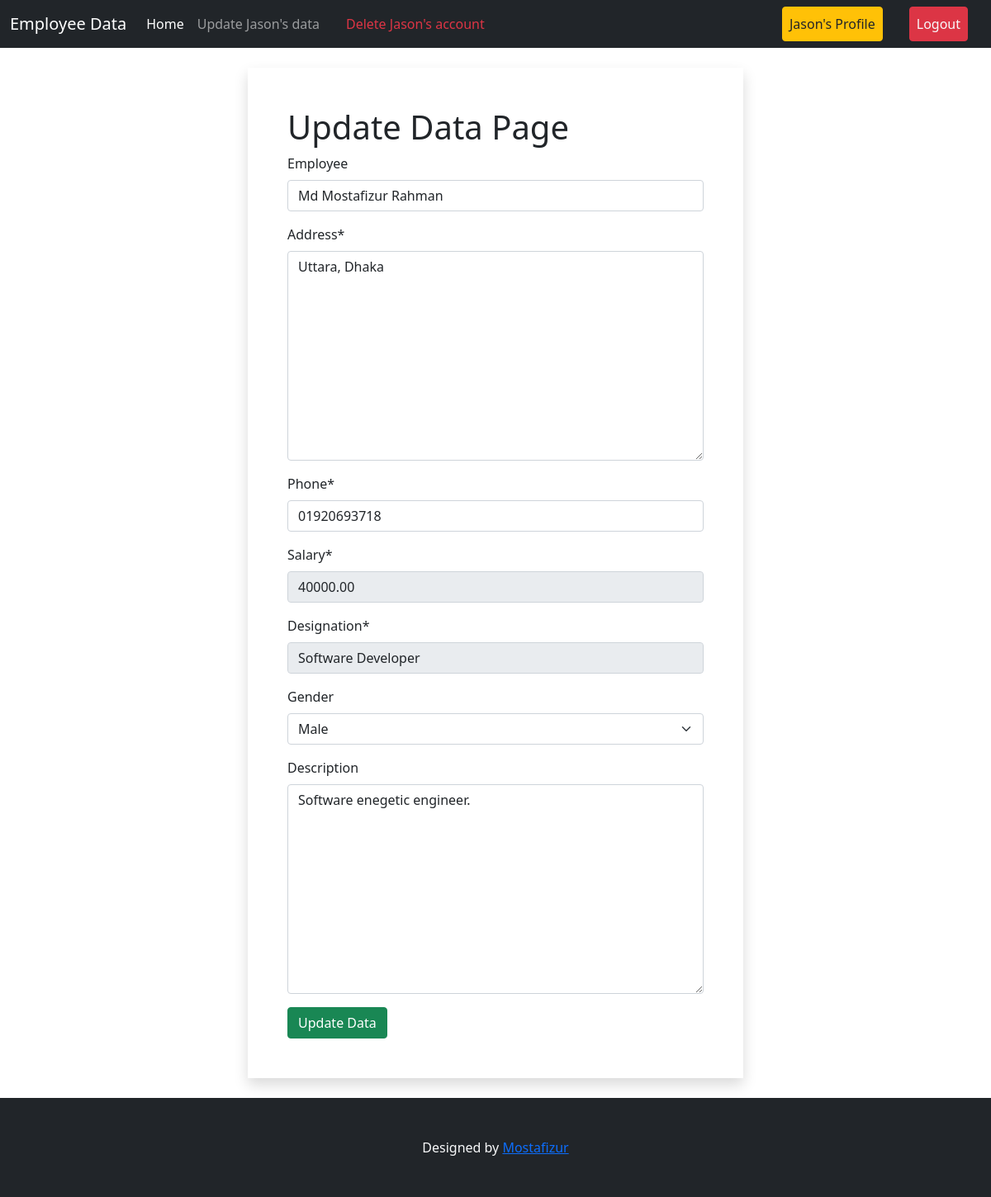
Screenshot of /update/13/ (signed in) with the database file from the repository.
### main_data/models.py (models this page shows)
class E_data(models.Model):
  DESIGNATION_CHOICES = [
      ('Manager', 'Manager'),
      ('Accountant', 'Accountant'),
      ('HR', 'HR'),
      ('Software Developer', 'Software Developer'),
      ('Intern', 'Intern'),
  ]
  GENDER_CHOICES = [
      ('Male', 'Male'),
      ('Female', 'Female'),
  ]
  name = models.OneToOneField(User, on_delete=models.CASCADE)
  employee = models.CharField(max_length=40, blank=True, null=True)
  address = models.TextField()
  phone = models.CharField(max_length=14)
  salary = models.DecimalField(max_digits=10, decimal_places=2)
  designation = models.CharField(max_length=20, choices=DESIGNATION_CHOICES)
  gender = models.CharField(max_length=20, blank=True, choices=GENDER_CHOICES)
  created_on = models.DateTimeField(blank=True, null=True, auto_now_add=True)
  description = models.TextField(blank=True, null=True)
  def __str__(self):
    return self.name.username

### main_data/views.py (the view, shortened to what this page needs)
# urls.py: path("update/<int:pk>/", views.update_data_form, name="update_data_form"),
@login_required
def update_data_form(request, pk):
    try:
        data = E_data.objects.get(pk=pk)
        data_form = DataUpdateForm(instance=data)
        context = {
            "form": data_form,
            "type": "Update"
        }
        return render(request, "add_data.html", context=context)
    except E_data.DoesNotExist:
        return HttpResponse("Employee Data does not exist")

### main_data/forms.py
class DataUpdateForm(forms.ModelForm):
    phone = forms.CharField(
        max_length=14,
        validators=[RegexValidator(r'^\d+$', message="Phone number must contain only digits.")],
        widget=forms.TextInput(attrs={'placeholder': 'Phone Number'})
    )
    class Meta:
        model = E_data
        fields = '__all__'
        exclude = ['name']
        widgets = {
            'designation': forms.TextInput(attrs={'readonly': 'true'}),
            'salary': forms.TextInput(attrs={'readonly': 'true'}),
        }

### profiles/context_processors.py (called while the page is built)
def user_data(request):
    if request.user.is_authenticated:
        try:
            data = E_data.objects.get(name=request.user)
        except E_data.DoesNotExist:
            data = None
        return {'base': data, "user": request.user}
    return {}

### main_data/templates/add_data.html (shortened to what this page needs)
{% extends 'base.html' %}
{% load crispy_forms_tags %}
{% block content %}
<div class="my-4">
<form class="mx-auto w-50 p-5 shadow" method="post">
  <h1>{{type}} Data Page</h1>
  {{ form | crispy }}
  <button class="btn btn-success" type="submit">{{type}} Data</button>
</form>
</div>
{% endblock %}

### templates/base.html (shortened to what this page needs)
<!DOCTYPE html>
<html lang="en">
  <head>
    <link
      href="https://cdn.jsdelivr.net/npm/bootstrap@5.0.2/dist/css/bootstrap.min.css"
      rel="stylesheet"
    />
  </head>
  <body>
    <nav class="navbar navbar-expand-lg navbar-dark bg-dark sticky-top">
      <div class="container-fluid">
        <a class="navbar-brand" href="{% url 'homepage' %}">Employee Data</a>
        <div class="collapse navbar-collapse" id="navbarSupportedContent">
          <ul class="navbar-nav me-auto mb-2 mb-lg-0">
            <li class="nav-item">
              <a
                class="nav-link active"
                aria-current="page"
                href="{% url 'homepage' %}"
                >Home</a
              >
            </li>
            {% if base.id %}
            <li class="nav-item">
              <a
                class="nav-link"
                href="{% url 'update_data_form' base.id %}"
                >Update {{base}}'s data</a
              >
            </li>
            {% endif %}
            {% if request.user.is_authenticated %}
            {% if not request.user.is_superuser %}
            <li class="nav-item ms-3">
              <a
                class="nav-link text-danger"
                href="{% url 'delete_user_data' %}"
                >Delete {{user}}'s account</a
              >
            </li>
            {% endif %}
            {% endif %}
          </ul>
          <div class="d-flex">
            <ul class="navbar-nav me-auto mb-2 mb-lg-0">
              {% if request.user.is_authenticated %}
              <li class="nav-item mx-3">
                <a
                  class="nav-link btn btn-warning text-dark"
                  href="{% url 'profile' %}"
                  >{{user.username}}'s Profile</a
                >
              </li>
              <li class="nav-item mx-3">
                <a
                  class="nav-link btn btn-danger text-light"
                  href="{% url 'user_logout' %}"
                  >Logout</a
                >
              </li>
              {% endif %}
            </ul>
          </div>
        </div>
      </div>
    </nav>
    {% block content %} {% endblock %}
    <footer class="mt-4 py-5 bg-dark">
      <center class="text-light"> Designed by <a href="#">Mostafizur</a></center>
    </footer>
  </body>
</html>

### rows the page displays
E_data: name.username "Jason"
E_data: employee "Md Mostafizur Rahman", address "Uttara, Dhaka", phone "01920693718", salary "40000.00", designation "Software Developer", gender "Male", description "Software enegetic engineer."

### other values shown
{{ user }} "Jason"
{{ user.username }} "Jason"
{{ type }} "Update"
